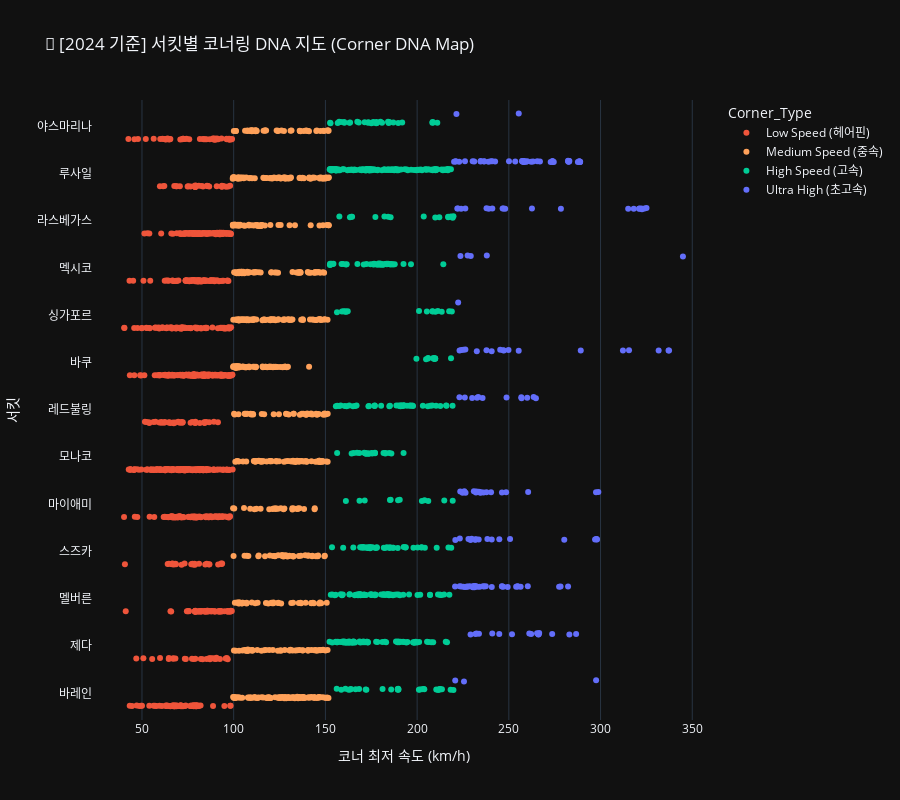

The notebook cell saved with this chart:
### Code cell
if not df_clustered.empty:
    visualize_circuit_dna(df_clustered)

### Figure 1 — Plotly figure (JSON) as saved in the notebook; plotly's stock layout.template omitted (floating-point values rounded to 4 significant figures; data arrays with more than 128 entries replaced by an {"elided": "..."} marker saying what was removed)
{"data": [{"alignmentgroup": "True", "boxpoints": "all", "customdata": {"elided": "893x1 str values"}, "fillcolor": "rgba(255,255,255,0)", "hoveron": "points", "hovertemplate": "Corner_Type=Low Speed (헤어핀)<br>ApexSpeed=%{x}<br>Circuit=%{y}<br>CornerID=%{customdata[0]}<extra></extra>", "legendgroup": "Low Speed (헤어핀)", "line": {"color": "rgba(255,255,255,0)"}, "marker": {"color": "#EF553B"}, "name": "Low Speed (헤어핀)", "offsetgroup": "Low Speed (헤어핀)", "orientation": "h", "pointpos": 0, "showlegend": true, "x": {"elided": "893 float values"}, "x0": " ", "xaxis": "x", "y": {"elided": "893 str values"}, "y0": " ", "yaxis": "y", "type": "box"}, {"alignmentgroup": "True", "boxpoints": "all", "customdata": {"elided": "688x1 str values"}, "fillcolor": "rgba(255,255,255,0)", "hoveron": "points", "hovertemplate": "Corner_Type=Medium Speed (중속)<br>ApexSpeed=%{x}<br>Circuit=%{y}<br>CornerID=%{customdata[0]}<extra></extra>", "legendgroup": "Medium Speed (중속)", "line": {"color": "rgba(255,255,255,0)"}, "marker": {"color": "#FFA15A"}, "name": "Medium Speed (중속)", "offsetgroup": "Medium Speed (중속)", "orientation": "h", "pointpos": 0, "showlegend": true, "x": {"elided": "688 float values"}, "x0": " ", "xaxis": "x", "y": {"elided": "688 str values"}, "y0": " ", "yaxis": "y", "type": "box"}, {"alignmentgroup": "True", "boxpoints": "all", "customdata": {"elided": "492x1 str values"}, "fillcolor": "rgba(255,255,255,0)", "hoveron": "points", "hovertemplate": "Corner_Type=High Speed (고속)<br>ApexSpeed=%{x}<br>Circuit=%{y}<br>CornerID=%{customdata[0]}<extra></extra>", "legendgroup": "High Speed (고속)", "line": {"color": "rgba(255,255,255,0)"}, "marker": {"color": "#00CC96"}, "name": "High Speed (고속)", "offsetgroup": "High Speed (고속)", "orientation": "h", "pointpos": 0, "showlegend": true, "x": {"elided": "492 float values"}, "x0": " ", "xaxis": "x", "y": {"elided": "492 str values"}, "y0": " ", "yaxis": "y", "type": "box"}, {"alignmentgroup": "True", "boxpoints": "all", "customdata": {"elided": "198x1 str values"}, "fillcolor": "rgba(255,255,255,0)", "hoveron": "points", "hovertemplate": "Corner_Type=Ultra High (초고속)<br>ApexSpeed=%{x}<br>Circuit=%{y}<br>CornerID=%{customdata[0]}<extra></extra>", "legendgroup": "Ultra High (초고속)", "line": {"color": "rgba(255,255,255,0)"}, "marker": {"color": "#636EFA"}, "name": "Ultra High (초고속)", "offsetgroup": "Ultra High (초고속)", "orientation": "h", "pointpos": 0, "showlegend": true, "x": {"elided": "198 float values"}, "x0": " ", "xaxis": "x", "y": {"elided": "198 str values"}, "y0": " ", "yaxis": "y", "type": "box"}], "layout": {"xaxis": {"anchor": "y", "domain": [0.0, 1.0], "title": {"text": "코너 최저 속도 (km/h)"}}, "yaxis": {"anchor": "x", "domain": [0.0, 1.0], "title": {"text": "서킷"}}, "legend": {"title": {"text": "Corner_Type"}, "tracegroupgap": 0}, "title": {"text": "🏁 [2024 기준] 서킷별 코너링 DNA 지도 (Corner DNA Map)"}, "boxmode": "group", "height": 800}}
